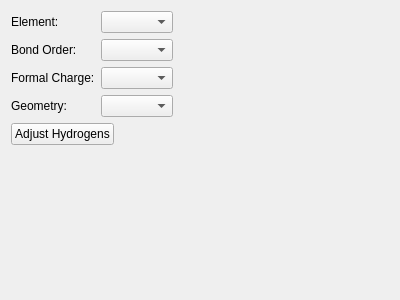
<?xml version="1.0" encoding="UTF-8"?>
<ui version="4.0">
 <class>Avogadro::QtPlugins::EditorToolWidget</class>
 <widget class="QWidget" name="Avogadro::QtPlugins::EditorToolWidget">
  <property name="geometry">
   <rect>
    <x>0</x>
    <y>0</y>
    <width>400</width>
    <height>300</height>
   </rect>
  </property>
  <property name="windowTitle">
   <string>Form</string>
  </property>
  <layout class="QFormLayout" name="formLayout">
   <property name="fieldGrowthPolicy">
    <enum>QFormLayout::ExpandingFieldsGrow</enum>
   </property>
   <item row="0" column="0">
    <widget class="QLabel" name="label">
     <property name="text">
      <string>Element:</string>
     </property>
    </widget>
   </item>
   <item row="0" column="1">
    <widget class="QComboBox" name="element"/>
   </item>
   <item row="1" column="0">
    <widget class="QLabel" name="label_2">
     <property name="text">
      <string>Bond Order:</string>
     </property>
    </widget>
   </item>
   <item row="1" column="1">
    <widget class="QComboBox" name="bondOrder"/>
   </item>
   <item row="4" column="0" colspan="2">
    <layout class="QHBoxLayout" name="horizontalLayout">
     <property name="sizeConstraint">
      <enum>QLayout::SetDefaultConstraint</enum>
     </property>
     <item>
      <widget class="QPushButton" name="pushFixHydrogens">
       <property name="sizePolicy">
        <sizepolicy hsizetype="Maximum" vsizetype="Fixed">
         <horstretch>0</horstretch>
         <verstretch>0</verstretch>
        </sizepolicy>
       </property>
       <property name="text">
        <string>Adjust Hydrogens</string>
       </property>
      </widget>
     </item>
    </layout>
   </item>
   <item row="3" column="0">
    <widget class="QLabel" name="label_3">
     <property name="text">
      <string>Geometry:</string>
     </property>
    </widget>
   </item>
   <item row="3" column="1">
    <widget class="QComboBox" name="geometry"/>
   </item>
   <item row="2" column="0">
    <widget class="QLabel" name="label_4">
     <property name="text">
      <string>Formal Charge:</string>
     </property>
    </widget>
   </item>
   <item row="2" column="1">
    <widget class="QComboBox" name="formalCharge"/>
   </item>
  </layout>
 </widget>
 <resources/>
 <connections/>
</ui>
